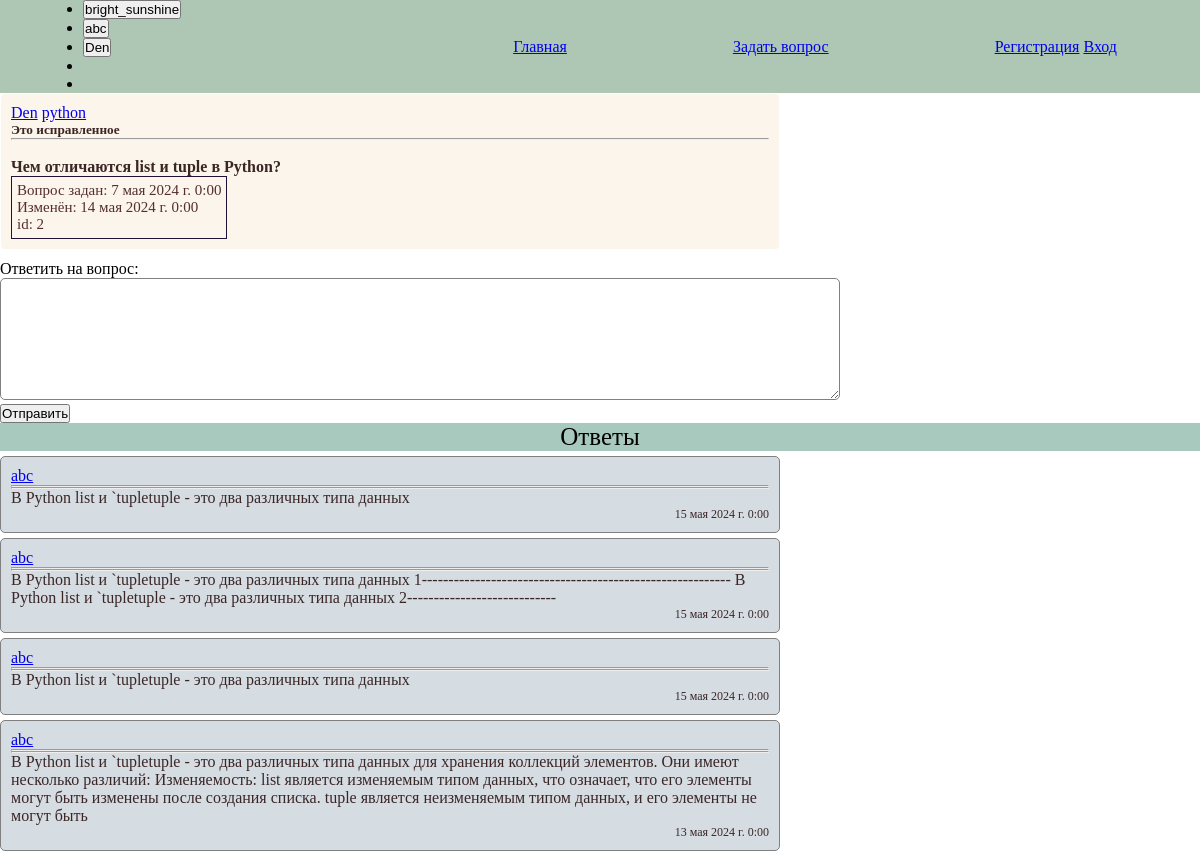
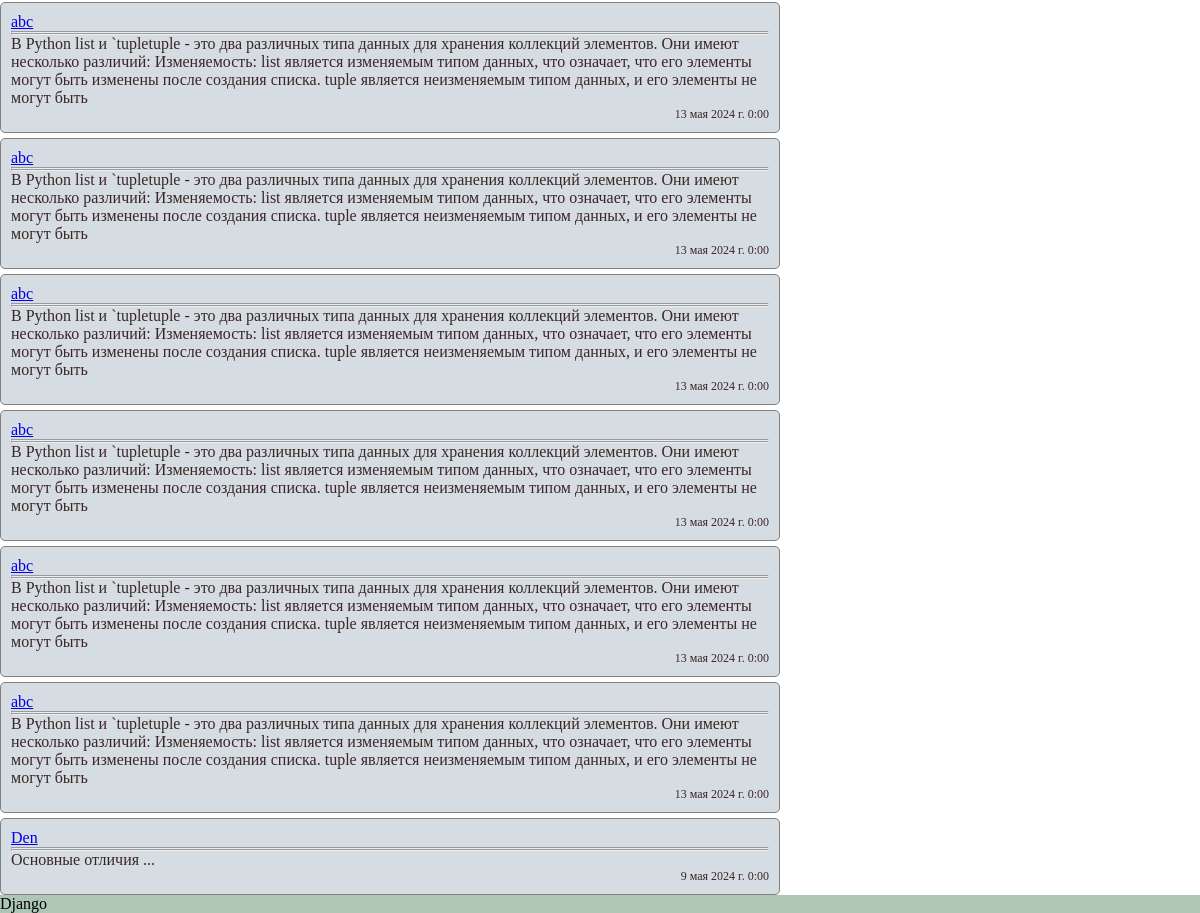
Before: /q/2/ with the older database file (2 pictures, top to bottom).
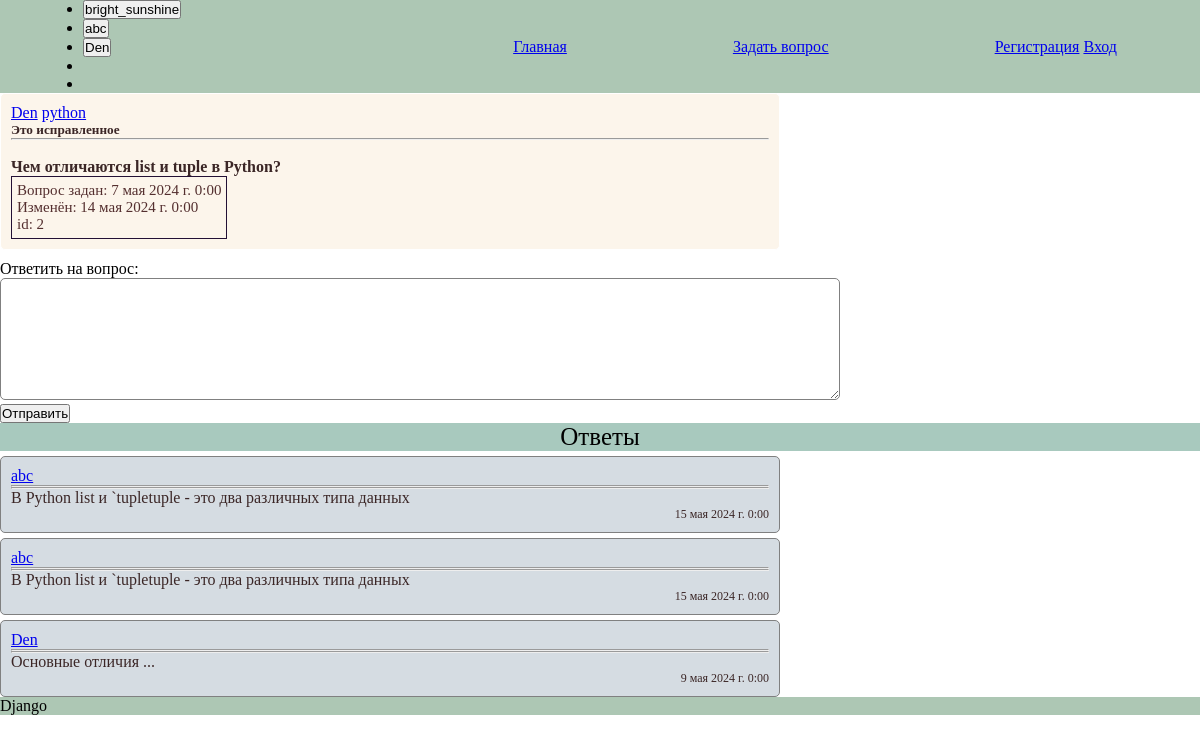
After: the same page with the newer database file.
### main/models.py (models this page shows, shortened)
class Answer(models.Model):
    autor = models.ForeignKey(
        User,
        null=True,
        blank=False,
        on_delete=models.SET_NULL,
        related_name="answer_set",
    )
    question = models.ForeignKey(
        Question,
        null=True,
        blank=False,
        on_delete=models.SET_NULL,
        related_name="question_set",
    )
    text = models.TextField(max_length=20, blank=False)
    created_at = models.DateTimeField(auto_now_add=True, blank=False)
    updated_at = models.DateTimeField(auto_now=True, blank=False)
    parent = models.ForeignKey(
        "self", null=True, blank=False, on_delete=models.SET_NULL
    )
    correct = models.BooleanField(default=False, blank=True)

### main/views.py (the view, shortened to what this page needs)
# urls.py: path("q/<int:question_id>/", question, name="question"),  # 1
def question(request, **kwargs):
    print(kwargs, "<<<< ---------- kwargs ----------")
    try:
        question_obj = Question.objects.get(id=kwargs["question_id"])
        context = {"quest": question_obj}
        return render(request, "questions.html", context)
    except Exception as e:
        print(e, "<<< eeeeee")
        return HttpResponse("err")

### main/models.py (called while the page is built)
    @property
    def answers(self):
        return Answer.objects.filter(question=self).order_by("-created_at")

### templates/questions.html (shortened to what this page needs)
{% extends 'main.html' %}
{% load static %}
{% block content %}
  <link rel="stylesheet" type="text/css" href="{% static 'css/style.css' %}" />
  <div id="conteiner">
    <div id="box">
      <div>
        <a href="/user/{{ quest.autor }}">{{ quest.autor }}</a>
        <a href="https://qna.habr.com/tag/python/questions">{{ quest.teg }}</a>
        <div>
          <h5>{{ quest.title }}</h5>
          <hr />
          <br />
          <h4>{{ quest.text }}</h4>
        </div>
        <div class="date">
          <div>Вопрос задан: {{ quest.created_at }}</div>
          <div>Изменён: {{ quest.updated_at }}</div>id: {{ quest.id }}
        </div>
      </div>
    </div>
  </div>
  <form action="" method="post" id="form">
    <label for="message">Ответить на вопрос:</label><br />
    <textarea id="message" name="message" rows="8" cols="80"></textarea><br />
    <button type="submit">Отправить</button>
  </form>
  <div class="answers-container">
    <div id="label">Ответы</div>
    {% for ans in quest.answers %}
      <div id="answer">
        <div>
          <a href="{% url 'info_user' ans.autor %}">{{ ans.autor }}</a>
        </div>
        <hr />
        <hr />
        <div>{{ ans.text }}</div>
        <div id="date">
          <div>{{ ans.created_at }}</div>
        </div>
      </div>
    {% endfor %}
  </div>
{% endblock %}

Changed rows visible on the page:
removed Answer: autor "abc", text "В Python list и `tupletuple - это два различных типа данных 1---------------------------------------------------------- В Python list и `tupletuple - это два различных типа данных 2----------------------------", created_at "15 мая 2024 г. 0:00"
removed Answer: autor "abc", text "В Python list и `tupletuple - это два различных типа данных для хранения коллекций элементов. Они имеют несколько различий: Изменяемость: list является изменяемым типом данных, что означает, что его элементы могут быть изменены после создания списка. tuple является неизменяемым типом данных, и его элементы не могут быть", created_at "13 мая 2024 г. 0:00"
removed Answer: autor "abc", text "В Python list и `tupletuple - это два различных типа данных для хранения коллекций элементов. Они имеют несколько различий: Изменяемость: list является изменяемым типом данных, что означает, что его элементы могут быть изменены после создания списка. tuple является неизменяемым типом данных, и его элементы не могут быть", created_at "13 мая 2024 г. 0:00"
removed Answer: autor "abc", text "В Python list и `tupletuple - это два различных типа данных для хранения коллекций элементов. Они имеют несколько различий: Изменяемость: list является изменяемым типом данных, что означает, что его элементы могут быть изменены после создания списка. tuple является неизменяемым типом данных, и его элементы не могут быть", created_at "13 мая 2024 г. 0:00"
removed Answer: autor "abc", text "В Python list и `tupletuple - это два различных типа данных для хранения коллекций элементов. Они имеют несколько различий: Изменяемость: list является изменяемым типом данных, что означает, что его элементы могут быть изменены после создания списка. tuple является неизменяемым типом данных, и его элементы не могут быть", created_at "13 мая 2024 г. 0:00"
removed Answer: autor "abc", text "В Python list и `tupletuple - это два различных типа данных для хранения коллекций элементов. Они имеют несколько различий: Изменяемость: list является изменяемым типом данных, что означает, что его элементы могут быть изменены после создания списка. tuple является неизменяемым типом данных, и его элементы не могут быть", created_at "13 мая 2024 г. 0:00"
removed Answer: autor "abc", text "В Python list и `tupletuple - это два различных типа данных для хранения коллекций элементов. Они имеют несколько различий: Изменяемость: list является изменяемым типом данных, что означает, что его элементы могут быть изменены после создания списка. tuple является неизменяемым типом данных, и его элементы не могут быть", created_at "13 мая 2024 г. 0:00"
removed Answer: autor "abc", text "В Python list и `tupletuple - это два различных типа данных для хранения коллекций элементов. Они имеют несколько различий: Изменяемость: list является изменяемым типом данных, что означает, что его элементы могут быть изменены после создания списка. tuple является неизменяемым типом данных, и его элементы не могут быть", created_at "13 мая 2024 г. 0:00"
